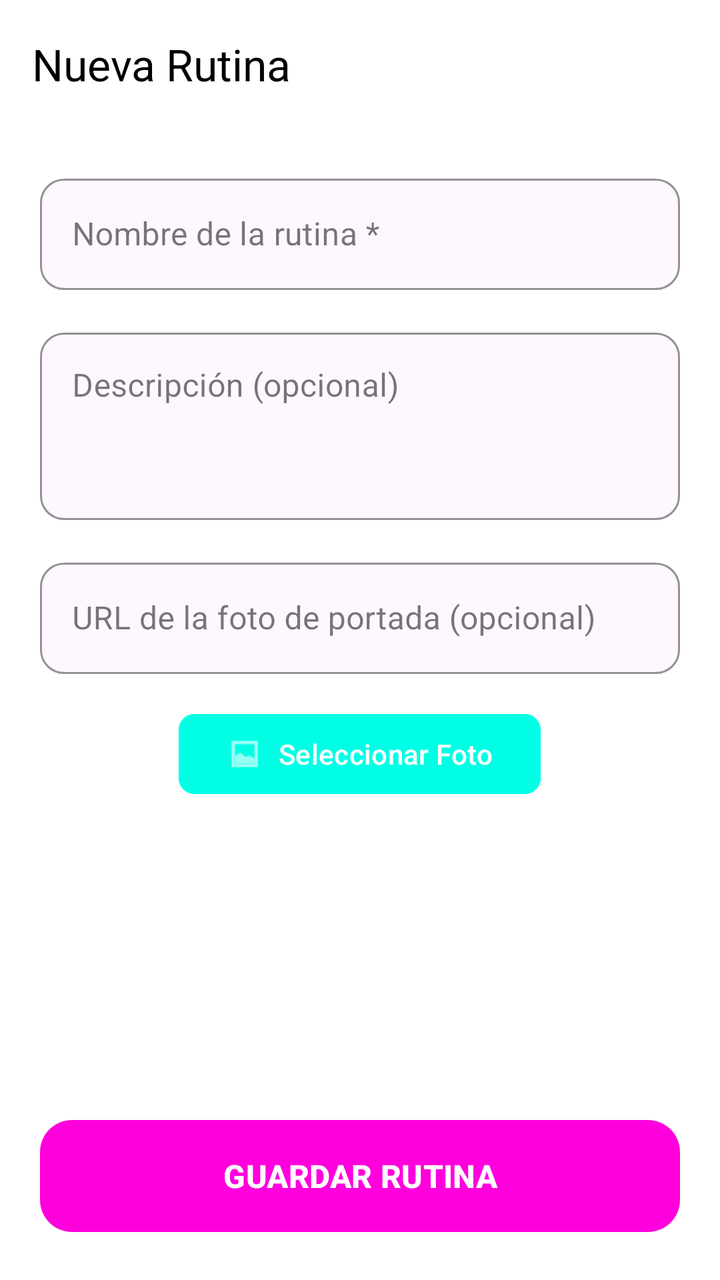
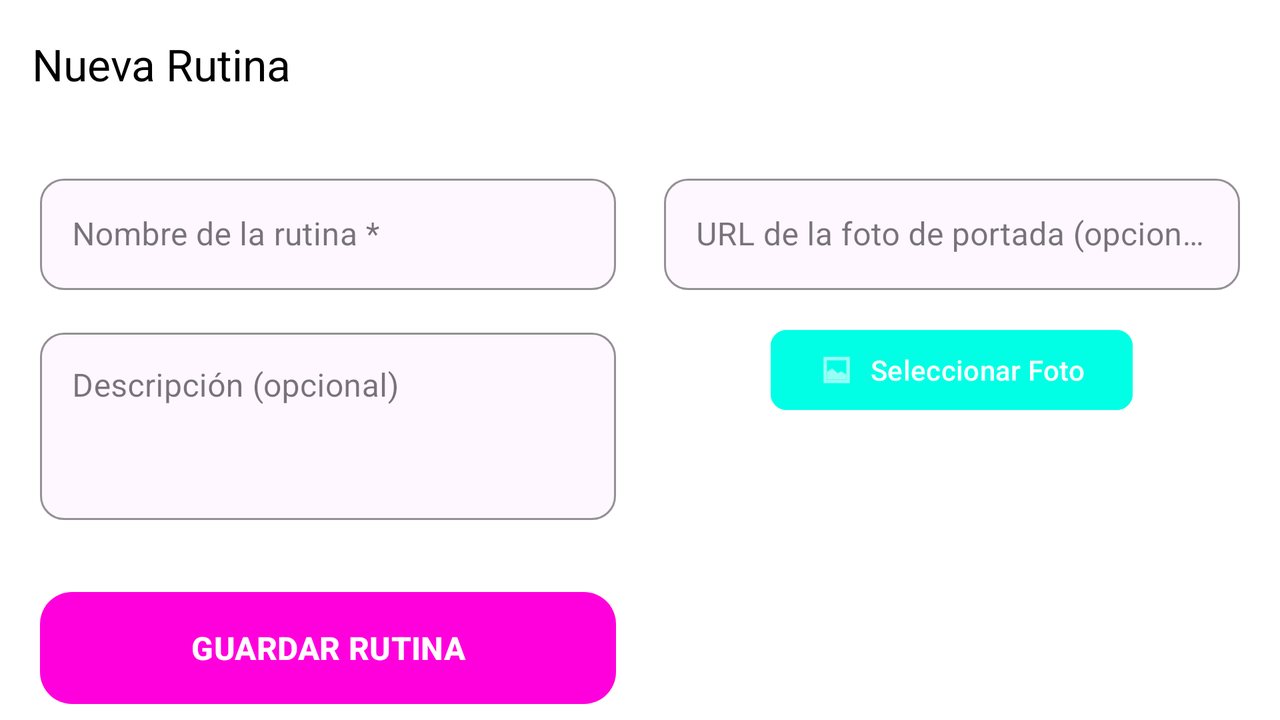

One screen, two layout resources from the same app: the default and the repository's alternative for another configuration. Each is rendered where Android would select it; the XML of both is given below.
<!-- AndroidManifest.xml: application theme Theme.FitJourney -->
<!-- res/layout/fragment_form_routine.xml -->
<?xml version="1.0" encoding="utf-8"?>
<androidx.constraintlayout.widget.ConstraintLayout
    xmlns:android="http://schemas.android.com/apk/res/android"
    xmlns:app="http://schemas.android.com/apk/res-auto"
    xmlns:tools="http://schemas.android.com/tools"
    android:layout_width="match_parent"
    android:layout_height="match_parent"
    android:background="@color/fondo">

    <com.google.android.material.appbar.AppBarLayout
        android:id="@+id/appBarLayout"
        android:layout_width="match_parent"
        android:layout_height="wrap_content"
        android:background="@color/fondo"
        app:elevation="0dp"
        app:layout_constraintTop_toTopOf="parent">

        <com.google.android.material.appbar.MaterialToolbar
            android:id="@+id/toolbar"
            android:layout_width="match_parent"
            android:layout_height="?attr/actionBarSize"
            app:title="Nueva Rutina"
            app:titleTextColor="@color/text"
            app:navigationIcon="@drawable/ic_arrow_back"
            app:navigationIconTint="@color/text" />
    </com.google.android.material.appbar.AppBarLayout>

    <androidx.core.widget.NestedScrollView
        android:layout_width="match_parent"
        android:layout_height="0dp"
        android:fillViewport="true"
        app:layout_constraintBottom_toTopOf="@id/btnSaveRoutine"
        app:layout_constraintTop_toBottomOf="@id/appBarLayout">

        <LinearLayout
            android:layout_width="match_parent"
            android:layout_height="wrap_content"
            android:orientation="vertical"
            android:padding="20dp">

            <com.google.android.material.textfield.TextInputLayout
                android:id="@+id/tilRoutineName"
                style="@style/Widget.MaterialComponents.TextInputLayout.OutlinedBox"
                android:layout_width="match_parent"
                android:layout_height="wrap_content"
                android:hint="Nombre de la rutina *"
                app:boxBackgroundColor="?attr/colorSurface"
                app:boxStrokeColor="@color/mainrosa"
                app:boxCornerRadiusTopStart="12dp"
                app:boxCornerRadiusTopEnd="12dp"
                app:boxCornerRadiusBottomStart="12dp"
                app:boxCornerRadiusBottomEnd="12dp"
                app:hintTextColor="@color/mainrosa">

                <com.google.android.material.textfield.TextInputEditText
                    android:id="@+id/etRoutineName"
                    android:layout_width="match_parent"
                    android:layout_height="wrap_content"
                    android:inputType="textCapSentences"
                    android:textColor="@color/text" />
            </com.google.android.material.textfield.TextInputLayout>

            <com.google.android.material.textfield.TextInputLayout
                android:id="@+id/tilRoutineDesc"
                style="@style/Widget.MaterialComponents.TextInputLayout.OutlinedBox"
                android:layout_width="match_parent"
                android:layout_height="wrap_content"
                android:layout_marginTop="16dp"
                android:hint="Descripción (opcional)"
                app:boxBackgroundColor="?attr/colorSurface"
                app:boxStrokeColor="@color/mainrosa"
                app:boxCornerRadiusTopStart="12dp"
                app:boxCornerRadiusTopEnd="12dp"
                app:boxCornerRadiusBottomStart="12dp"
                app:boxCornerRadiusBottomEnd="12dp"
                app:hintTextColor="@color/mainrosa">

                <com.google.android.material.textfield.TextInputEditText
                    android:id="@+id/etRoutineDesc"
                    android:layout_width="match_parent"
                    android:layout_height="wrap_content"
                    android:gravity="top|start"
                    android:inputType="textMultiLine"
                    android:minLines="3"
                    android:textColor="@color/text" />
            </com.google.android.material.textfield.TextInputLayout>

            <com.google.android.material.textfield.TextInputLayout
                android:id="@+id/tilRoutineImage"
                style="@style/Widget.MaterialComponents.TextInputLayout.OutlinedBox"
                android:layout_width="match_parent"
                android:layout_height="wrap_content"
                android:layout_marginTop="16dp"
                android:hint="URL de la foto de portada (opcional)"
                app:boxBackgroundColor="?attr/colorSurface"
                app:boxStrokeColor="@color/mainrosa"
                app:boxCornerRadiusTopStart="12dp"
                app:boxCornerRadiusTopEnd="12dp"
                app:boxCornerRadiusBottomStart="12dp"
                app:boxCornerRadiusBottomEnd="12dp"
                app:hintTextColor="@color/mainrosa">

                <com.google.android.material.textfield.TextInputEditText
                    android:id="@+id/etRoutineImage"
                    android:layout_width="match_parent"
                    android:layout_height="wrap_content"
                    android:inputType="textUri"
                    android:textColor="@color/text" />
            </com.google.android.material.textfield.TextInputLayout>

            <LinearLayout
                android:id="@+id/layoutImage"
                android:layout_width="match_parent"
                android:layout_height="wrap_content"
                android:layout_marginTop="16dp"
                android:gravity="center"
                android:orientation="vertical">

                <com.google.android.material.button.MaterialButton
                    android:id="@+id/btnSelectRoutineImage"
                    android:layout_width="wrap_content"
                    android:layout_height="wrap_content"
                    android:backgroundTint="@color/mainazul"
                    android:text="@string/choose_photo"
                    app:cornerRadius="8dp"
                    app:icon="@android:drawable/ic_menu_gallery" />

                <com.google.android.material.imageview.ShapeableImageView
                    android:id="@+id/ivPhotoPreview"
                    android:layout_width="match_parent"
                    android:layout_height="180dp"
                    android:layout_marginTop="16dp"
                    android:scaleType="centerCrop"
                    app:shapeAppearanceOverlay="@style/RoundedCornersImage"
                    tools:src="@drawable/ic_launcher_background" />
            </LinearLayout>

            <com.google.android.material.materialswitch.MaterialSwitch
                android:id="@+id/switchPublic"
                android:layout_width="match_parent"
                android:layout_height="wrap_content"
                android:layout_marginTop="24dp"
                android:checked="true"
                android:text="Hacer esta rutina pública"
                android:textColor="@color/text"
                android:textSize="16sp"
                app:thumbTint="@color/text"
                app:trackTint="@color/mainazul" />

            <LinearLayout
                android:layout_width="match_parent"
                android:layout_height="wrap_content"
                android:layout_marginTop="32dp"
                android:gravity="center_vertical"
                android:orientation="horizontal">

                <TextView
                    android:layout_width="0dp"
                    android:layout_height="wrap_content"
                    android:layout_weight="1"
                    android:text="Ejercicios de la Rutina"
                    android:textColor="@color/text"
                    android:textSize="18sp"
                    android:fontFamily="sans-serif-black" />

                <com.google.android.material.button.MaterialButton
                    android:id="@+id/btnAddExercise"
                    android:layout_width="wrap_content"
                    android:layout_height="wrap_content"
                    android:text="AÑADIR"
                    android:textColor="@color/mainrosa"
                    style="@style/Widget.MaterialComponents.Button.TextButton"
                    app:iconTint="@color/mainrosa" />
            </LinearLayout>

            <androidx.recyclerview.widget.RecyclerView
                android:id="@+id/rvExercises"
                android:layout_width="match_parent"
                android:layout_height="wrap_content"
                android:layout_marginTop="12dp"
                android:orientation="horizontal"
                android:clipToPadding="false"
                app:layoutManager="androidx.recyclerview.widget.LinearLayoutManager"
                tools:listitem="@layout/viewholder_added_exercise" />

            <TextView
                android:id="@+id/tvEmptyState"
                android:layout_width="match_parent"
                android:layout_height="wrap_content"
                android:layout_marginTop="12dp"
                android:gravity="center"
                android:text="Aún no has añadido ejercicios."
                android:textColor="@color/textSecondary"
                android:textSize="13sp" />

        </LinearLayout>
    </androidx.core.widget.NestedScrollView>

    <com.google.android.material.button.MaterialButton
        android:id="@+id/btnSaveRoutine"
        android:layout_width="match_parent"
        android:layout_height="64dp"
        android:layout_margin="20dp"
        android:text="GUARDAR RUTINA"
        android:textColor="@color/white"
        android:textSize="16sp"
        android:textStyle="bold"
        app:backgroundTint="@color/mainrosa"
        app:cornerRadius="16dp"
        app:layout_constraintBottom_toBottomOf="parent" />

    <ProgressBar
        android:id="@+id/progressBar"
        android:layout_width="wrap_content"
        android:layout_height="wrap_content"
        android:visibility="gone"
        android:indeterminateTint="@color/mainrosa"
        app:layout_constraintBottom_toBottomOf="parent"
        app:layout_constraintEnd_toEndOf="parent"
        app:layout_constraintStart_toStartOf="parent"
        app:layout_constraintTop_toTopOf="parent" />

</androidx.constraintlayout.widget.ConstraintLayout>
<!-- resources referenced by this layout -->
<resources>
  <color name="fondo">#FFFFFF</color>
  <color name="mainazul">#00FFE5</color>
  <color name="mainrosa">#FF00DD</color>
  <color name="text">#000000</color>
  <color name="textSecondary">#666666</color>
  <color name="white">#FFFFFFFF</color>
  <string name="choose_photo">Seleccionar Foto</string>
  <style name="RoundedCornersImage">
          <item name="cornerSize">16dp</item>
          <item name="cornerFamily">rounded</item>
      </style>
  <style name="Theme.FitJourney" parent="Base.Theme.FitJourney">
  
          <item name="android:statusBarColor">@color/fondo</item>
  
          <item name="android:windowLightStatusBar">true</item>
  
      </style>
  <style name="Base.Theme.FitJourney" parent="Theme.Material3.DayNight.NoActionBar">
  
      </style>
</resources>
<!-- res/layout-land/fragment_form_routine.xml (the repository's variant of the layout above) -->
<!-- drawn on the phone turned sideways -->
<?xml version="1.0" encoding="utf-8"?>
<androidx.constraintlayout.widget.ConstraintLayout
    xmlns:android="http://schemas.android.com/apk/res/android"
    xmlns:app="http://schemas.android.com/apk/res-auto"
    xmlns:tools="http://schemas.android.com/tools"
    android:layout_width="match_parent"
    android:layout_height="match_parent"
    android:background="@color/fondo">

    <com.google.android.material.appbar.AppBarLayout
        android:id="@+id/appBarLayout"
        android:layout_width="match_parent"
        android:layout_height="wrap_content"
        android:background="@color/fondo"
        app:elevation="0dp"
        app:layout_constraintTop_toTopOf="parent">

        <com.google.android.material.appbar.MaterialToolbar
            android:id="@+id/toolbar"
            android:layout_width="match_parent"
            android:layout_height="?attr/actionBarSize"
            app:title="Nueva Rutina"
            app:titleTextColor="@color/text"
            app:navigationIcon="@drawable/ic_arrow_back"
            app:navigationIconTint="@color/text" />
    </com.google.android.material.appbar.AppBarLayout>

    <androidx.core.widget.NestedScrollView
        android:layout_width="match_parent"
        android:layout_height="0dp"
        android:fillViewport="true"
        app:layout_constraintBottom_toBottomOf="parent"
        app:layout_constraintTop_toBottomOf="@id/appBarLayout">

        <LinearLayout
            android:layout_width="match_parent"
            android:layout_height="wrap_content"
            android:orientation="horizontal"
            android:padding="20dp"
            android:baselineAligned="false"
            android:weightSum="2">

            <LinearLayout
                android:layout_width="0dp"
                android:layout_height="wrap_content"
                android:layout_weight="1"
                android:layout_marginEnd="12dp"
                android:orientation="vertical">

                <com.google.android.material.textfield.TextInputLayout
                    android:id="@+id/tilRoutineName"
                    style="@style/Widget.MaterialComponents.TextInputLayout.OutlinedBox"
                    android:layout_width="match_parent"
                    android:layout_height="wrap_content"
                    android:hint="Nombre de la rutina *"
                    app:boxBackgroundColor="?attr/colorSurface"
                    app:boxStrokeColor="@color/mainrosa"
                    app:boxCornerRadiusTopStart="12dp"
                    app:boxCornerRadiusTopEnd="12dp"
                    app:boxCornerRadiusBottomStart="12dp"
                    app:boxCornerRadiusBottomEnd="12dp"
                    app:hintTextColor="@color/mainrosa">

                    <com.google.android.material.textfield.TextInputEditText
                        android:id="@+id/etRoutineName"
                        android:layout_width="match_parent"
                        android:layout_height="wrap_content"
                        android:inputType="textCapSentences"
                        android:textColor="@color/text" />
                </com.google.android.material.textfield.TextInputLayout>

                <com.google.android.material.textfield.TextInputLayout
                    android:id="@+id/tilRoutineDesc"
                    style="@style/Widget.MaterialComponents.TextInputLayout.OutlinedBox"
                    android:layout_width="match_parent"
                    android:layout_height="wrap_content"
                    android:layout_marginTop="16dp"
                    android:hint="Descripción (opcional)"
                    app:boxBackgroundColor="?attr/colorSurface"
                    app:boxStrokeColor="@color/mainrosa"
                    app:boxCornerRadiusTopStart="12dp"
                    app:boxCornerRadiusTopEnd="12dp"
                    app:boxCornerRadiusBottomStart="12dp"
                    app:boxCornerRadiusBottomEnd="12dp"
                    app:hintTextColor="@color/mainrosa">

                    <com.google.android.material.textfield.TextInputEditText
                        android:id="@+id/etRoutineDesc"
                        android:layout_width="match_parent"
                        android:layout_height="wrap_content"
                        android:gravity="top|start"
                        android:inputType="textMultiLine"
                        android:minLines="3"
                        android:textColor="@color/text" />
                </com.google.android.material.textfield.TextInputLayout>

                <com.google.android.material.button.MaterialButton
                    android:id="@+id/btnSaveRoutine"
                    android:layout_width="match_parent"
                    android:layout_height="64dp"
                    android:layout_marginTop="32dp"
                    android:text="GUARDAR RUTINA"
                    android:textColor="@color/white"
                    android:textSize="16sp"
                    android:textStyle="bold"
                    app:backgroundTint="@color/mainrosa"
                    app:cornerRadius="16dp" />
            </LinearLayout>

            <LinearLayout
                android:layout_width="0dp"
                android:layout_height="wrap_content"
                android:layout_weight="1"
                android:layout_marginStart="12dp"
                android:orientation="vertical">

                <com.google.android.material.textfield.TextInputLayout
                    android:id="@+id/tilRoutineImage"
                    style="@style/Widget.MaterialComponents.TextInputLayout.OutlinedBox"
                    android:layout_width="match_parent"
                    android:layout_height="wrap_content"
                    android:hint="URL de la foto de portada (opcional)"
                    app:boxBackgroundColor="?attr/colorSurface"
                    app:boxStrokeColor="@color/mainrosa"
                    app:boxCornerRadiusTopStart="12dp"
                    app:boxCornerRadiusTopEnd="12dp"
                    app:boxCornerRadiusBottomStart="12dp"
                    app:boxCornerRadiusBottomEnd="12dp"
                    app:hintTextColor="@color/mainrosa">

                    <com.google.android.material.textfield.TextInputEditText
                        android:id="@+id/etRoutineImage"
                        android:layout_width="match_parent"
                        android:layout_height="wrap_content"
                        android:inputType="textUri"
                        android:textColor="@color/text" />
                </com.google.android.material.textfield.TextInputLayout>

                <LinearLayout
                    android:id="@+id/layoutImage"
                    android:layout_width="match_parent"
                    android:layout_height="wrap_content"
                    android:layout_marginTop="16dp"
                    android:gravity="center"
                    android:orientation="vertical">

                    <com.google.android.material.button.MaterialButton
                        android:id="@+id/btnSelectRoutineImage"
                        android:layout_width="wrap_content"
                        android:layout_height="wrap_content"
                        android:backgroundTint="@color/mainazul"
                        android:text="@string/choose_photo"
                        app:cornerRadius="8dp"
                        app:icon="@android:drawable/ic_menu_gallery" />

                    <com.google.android.material.imageview.ShapeableImageView
                        android:id="@+id/ivPhotoPreview"
                        android:layout_width="match_parent"
                        android:layout_height="140dp"
                        android:layout_marginTop="12dp"
                        android:scaleType="centerCrop"
                        app:shapeAppearanceOverlay="@style/RoundedCornersImage"
                        tools:src="@drawable/ic_launcher_background" />
                </LinearLayout>

                <com.google.android.material.materialswitch.MaterialSwitch
                    android:id="@+id/switchPublic"
                    android:layout_width="match_parent"
                    android:layout_height="wrap_content"
                    android:layout_marginTop="16dp"
                    android:checked="true"
                    android:text="Hacer esta rutina pública"
                    android:textColor="@color/text"
                    android:textSize="16sp"
                    app:thumbTint="@color/text"
                    app:trackTint="@color/mainazul" />

                <LinearLayout
                    android:layout_width="match_parent"
                    android:layout_height="wrap_content"
                    android:layout_marginTop="24dp"
                    android:gravity="center_vertical"
                    android:orientation="horizontal">

                    <TextView
                        android:layout_width="0dp"
                        android:layout_height="wrap_content"
                        android:layout_weight="1"
                        android:text="Ejercicios"
                        android:textColor="@color/text"
                        android:textSize="18sp"
                        android:fontFamily="sans-serif-black" />

                    <com.google.android.material.button.MaterialButton
                        android:id="@+id/btnAddExercise"
                        android:layout_width="wrap_content"
                        android:layout_height="wrap_content"
                        android:text="AÑADIR"
                        android:textColor="@color/mainrosa"
                        style="@style/Widget.MaterialComponents.Button.TextButton"
                        app:iconTint="@color/mainrosa" />
                </LinearLayout>

                <androidx.recyclerview.widget.RecyclerView
                    android:id="@+id/rvExercises"
                    android:layout_width="match_parent"
                    android:layout_height="wrap_content"
                    android:layout_marginTop="8dp"
                    android:orientation="horizontal"
                    android:clipToPadding="false"
                    app:layoutManager="androidx.recyclerview.widget.LinearLayoutManager"
                    tools:listitem="@layout/viewholder_added_exercise" />

                <TextView
                    android:id="@+id/tvEmptyState"
                    android:layout_width="match_parent"
                    android:layout_height="wrap_content"
                    android:layout_marginTop="12dp"
                    android:gravity="center"
                    android:text="Aún no has añadido ejercicios."
                    android:textColor="@color/textSecondary"
                    android:textSize="13sp" />
            </LinearLayout>

        </LinearLayout>
    </androidx.core.widget.NestedScrollView>

    <ProgressBar
        android:id="@+id/progressBar"
        android:layout_width="wrap_content"
        android:layout_height="wrap_content"
        android:visibility="gone"
        android:indeterminateTint="@color/mainrosa"
        app:layout_constraintBottom_toBottomOf="parent"
        app:layout_constraintEnd_toEndOf="parent"
        app:layout_constraintStart_toStartOf="parent"
        app:layout_constraintTop_toTopOf="parent" />

</androidx.constraintlayout.widget.ConstraintLayout>
